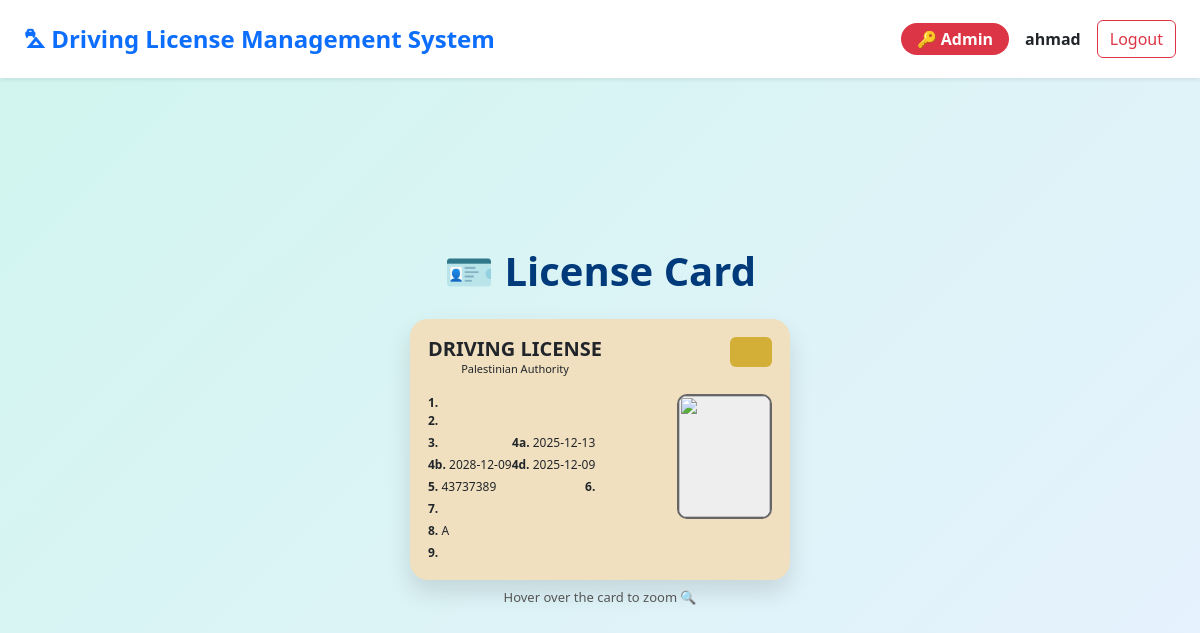
The page /card.php?lic=43737389 (signed in) on the database its author committed.
### tables this page shows
CREATE TABLE `license` (
  `LicenseNumber` int(11) NOT NULL,
  `IssueDate` date NOT NULL,
  PRIMARY KEY (`LicenseNumber`)
);

CREATE TABLE `custlic` (
  `CustLicID` int(11) NOT NULL AUTO_INCREMENT,
  `CustID` varchar(20) NOT NULL,
  `LicenseNumber` int(11) NOT NULL,
  `LTID` int(11) NOT NULL,
  `FirstIssueDate` date NOT NULL,
  `ExpireDate` date NOT NULL,
  PRIMARY KEY (`CustLicID`),
  UNIQUE KEY `LicenseNumber` (`LicenseNumber`),
  UNIQUE KEY `unique_custid` (`CustID`),
  KEY `custlic_ibfk_3` (`LTID`),
  CONSTRAINT `custlic_ibfk_1` FOREIGN KEY (`CustID`) REFERENCES `customer` (`CustIDNo`),
  CONSTRAINT `custlic_ibfk_2` FOREIGN KEY (`LicenseNumber`) REFERENCES `license` (`LicenseNumber`),
  CONSTRAINT `custlic_ibfk_3` FOREIGN KEY (`LTID`) REFERENCES `licensetype` (`LTID`)
);

CREATE TABLE `licensetype` (
  `LTID` int(11) NOT NULL AUTO_INCREMENT,
  `LTName` varchar(100) NOT NULL,
  `LTDescription` text DEFAULT NULL,
  PRIMARY KEY (`LTID`)
);

### card.php (the view, shortened to what this page needs)
<?php
require "config.php";
$licenseNumber = $_GET['lic'];
$custID = $_GET['cust'];
$getCustomer = $conn->query("select * from customer where CustIDNo = '$custID'");
$customer = $getCustomer->fetch_assoc();
$getLicenseInfo = $conn->query("select c.*, l.LTName
                                       from custlic c
                                       join licensetype l on c.LTID = l.LTID
                                       where c.LicenseNumber = '$licenseNumber'");
$license = $getLicenseInfo->fetch_assoc();
$issueDate = $conn->query("select IssueDate from license where LicenseNumber = '$licenseNumber'")->fetch_assoc();
?>
<html>
<head>
    <link href="https://cdn.jsdelivr.net/npm/bootstrap@5.3.2/dist/css/bootstrap.min.css" rel="stylesheet">
</head>
<body class="d-flex justify-content-center align-items-center"
    style="min-height:100vh; background:linear-gradient(135deg,#d0f5ee,#e8f2ff);">
    <body style="min-height:100vh; background:linear-gradient(135deg,#d0f5ee,#e8f2ff);">
        <nav class="navbar navbar-expand-lg navbar-light bg-white shadow-sm px-4 py-3 fixed-top">
            <a class="navbar-brand fw-bold text-primary fs-4" href="dashboard.php">⛍ Driving License Management System</a>
            <div class="d-flex ms-auto align-items-center gap-3">
                <?php if (isset($_SESSION['role']) && $_SESSION['role'] === "Admin"): ?>
                    <span class="badge bg-danger rounded-pill px-3 py-2 fs-6">🔑 Admin</span>
                <?php endif; ?>
                <span class="fw-semibold"><?php echo $_SESSION['username']; ?></span>
                <a href="logout.php" class="btn btn-outline-danger">Logout</a>
            </div>
        </nav>
        <div class="d-flex justify-content-center align-items-center flex-column" style="min-height:85vh; padding-top:70px;">
            <div class="text-center">
                <h1 class="mb-4 fw-bold" style="color:#003a7a;">
                    🪪 License Card
                </h1>
                <div class="mx-auto"
                    style="width:380px; background:#f0e0c0; border-radius:18px; padding:18px; box-shadow:0 12px 25px rgba(0,0,0,0.12); transition:0.7s ease;"
                    onmouseover="this.style.transform='scale(1.9)'"
                    onmouseout="this.style.transform='scale(1)'">
                    <div class="d-flex justify-content-between">
                        <div>
                            <h5 class="m-0 fw-bold">DRIVING LICENSE</h5>
                            <p class="m-0" style="font-size:11px;">Palestinian Authority</p>
                        </div>
                        <div style="width:42px; height:30px; background:#d4af37; border-radius:6px;">
                        </div>
                    </div>
                    <div class="d-flex justify-content-between mt-3">
                        <div style="font-size:12px; text-align:left;">
                            <div class="d-flex justify-content-between w-100">
                                <div>
                                    <strong>1. </strong> <?= $customer['LName'] ?>
                                    <br><strong>2. </strong><?= $customer['FName'] ?>
                                </div>
                            </div>
                            <div class="d-flex justify-content-between w-100 mt-1">
                                <div>
                                    <strong>3. </strong> <?= $customer['BirthDate'] ?>
                                </div>
                                <div><strong>4a. </strong> <?= $issueDate['IssueDate'] ?></div>
                            </div>
                            <div class="d-flex justify-content-between w-100 mt-1">
                                <div><strong>4b. </strong> <?= $license['ExpireDate'] ?></div>
                                <div><strong>4d. </strong> <?= $license['FirstIssueDate'] ?></div>
                            </div>
                            <div class="d-flex justify-content-between w-100 mt-1">
                                <div><strong>5. </strong> <?= $license['LicenseNumber'] ?></div>
                                <div><strong>6. </strong> <?= $customer['CustIDNo'] ?></div>
                            </div>
                            <div class="mt-1">
                                <strong>7. </strong> <?= $customer['Address'] ?>
                            </div>
                            <div class="mt-1">
                                <strong>8. </strong> <?= $license['LTName'] ?>
                            </div>
                            <div class="mt-1">
                                <strong>9. </strong> <?= $customer['BloodGroup'] ?>
                            </div>
                        </div>
                        <div style="width:95px; height:125px; overflow:hidden; border-radius:10px; border:2px solid #666; background:#eee;">
                            <img src="<?= $_SESSION['customer_photo'] ?>" style="width:100%; height:100%; object-fit:cover;">
                        </div>
                    </div>
                </div>
                <p class="mt-2" style="font-size:13px; color:#555;">Hover over the card to zoom 🔍</p>
            </div>
        </div>
    </body>
</html>

### rows shown on the page
license: IssueDate "2025-12-13"
custlic: ExpireDate "2028-12-09", FirstIssueDate "2025-12-09", LicenseNumber "43737389", LTID.LTName "A"

### other values the page prints
$_SESSION['username'] "ahmad"
